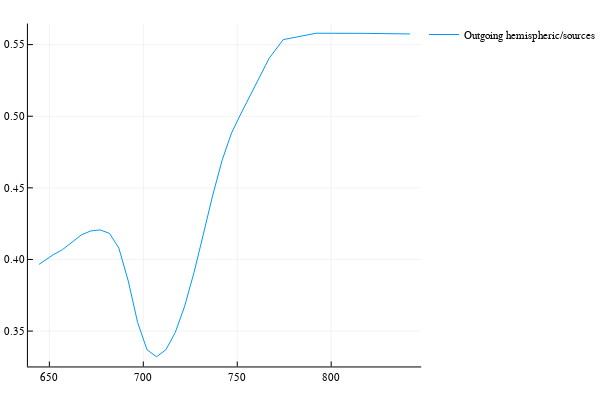

Source (notebook cell):
### Code cell
plot(wlf, canRad.SIF_hemi./canRad.SIF_sum, label="Outgoing hemispheric/sources")
#plot!(wlf, , label="Sum of all layer SIF sources")

### Figure 1 — Plotly figure (JSON) as saved in the notebook; plotly's stock layout.template omitted (floating-point values rounded to 4 significant figures)
{"data": [{"colorbar": {"title": ""}, "legendgroup": "Outgoing hemispheric/sources", "line": {"color": "rgba(0, 154, 250, 1.000)", "dash": "solid", "shape": "linear", "width": 1}, "mode": "lines", "name": "Outgoing hemispheric/sources", "showlegend": true, "type": "scatter", "x": [644.5, 652, 657, 662, 667, 672, 677, 682, 687, 692, 697, 702, 707, 712, 717, 722, 727, 732, 737, 742, 747, 752, 757, 762, 767, 774.5, 792, 817, 842], "xaxis": "x1", "y": [0.3966, 0.4032, 0.4069, 0.4121, 0.4171, 0.4199, 0.4206, 0.4182, 0.4079, 0.3849, 0.3559, 0.3369, 0.3321, 0.3369, 0.349, 0.3673, 0.3909, 0.4178, 0.4451, 0.4695, 0.4884, 0.5019, 0.5149, 0.5282, 0.5405, 0.5535, 0.5579, 0.5579, 0.5574], "yaxis": "y1", "zmax": null, "zmin": null}], "layout": {"annotations": [], "height": 400, "legend": {"bgcolor": "rgba(255, 255, 255, 1.000)", "bordercolor": "rgba(0, 0, 0, 1.000)", "font": {"color": "rgba(0, 0, 0, 1.000)", "family": "sans-serif", "size": 11}, "tracegroupgap": 0, "x": 1, "y": 1}, "margin": {"b": 20, "l": 0, "r": 0, "t": 20}, "paper_bgcolor": "rgba(255, 255, 255, 1.000)", "plot_bgcolor": "rgba(255, 255, 255, 1.000)", "showlegend": true, "width": 600, "xaxis": {"anchor": "y1", "domain": [0.06582, 0.9934], "gridcolor": "rgba(0, 0, 0, 0.100)", "gridwidth": 0.5, "linecolor": "rgba(0, 0, 0, 1.000)", "mirror": false, "range": [638.6, 847.9], "showgrid": true, "showline": true, "showticklabels": true, "tickangle": 0, "tickcolor": "rgb(0, 0, 0)", "tickfont": {"color": "rgba(0, 0, 0, 1.000)", "family": "sans-serif", "size": 11}, "tickmode": "array", "ticks": "inside", "ticktext": ["650", "700", "750", "800"], "tickvals": [650, 700, 750, 800], "title": "", "titlefont": {"color": "rgba(0, 0, 0, 1.000)", "family": "sans-serif", "size": 15}, "type": "-", "visible": true, "zeroline": false, "zerolinecolor": "rgba(0, 0, 0, 1.000)"}, "yaxis": {"anchor": "x1", "domain": [0.03762, 0.9902], "gridcolor": "rgba(0, 0, 0, 0.100)", "gridwidth": 0.5, "linecolor": "rgba(0, 0, 0, 1.000)", "mirror": false, "range": [0.3253, 0.5647], "showgrid": true, "showline": true, "showticklabels": true, "tickangle": 0, "tickcolor": "rgb(0, 0, 0)", "tickfont": {"color": "rgba(0, 0, 0, 1.000)", "family": "sans-serif", "size": 11}, "tickmode": "array", "ticks": "inside", "ticktext": ["0.35", "0.40", "0.45", "0.50", "0.55"], "tickvals": [0.35, 0.4, 0.45, 0.5, 0.55], "title": "", "titlefont": {"color": "rgba(0, 0, 0, 1.000)", "family": "sans-serif", "size": 15}, "type": "-", "visible": true, "zeroline": false, "zerolinecolor": "rgba(0, 0, 0, 1.000)"}}}
